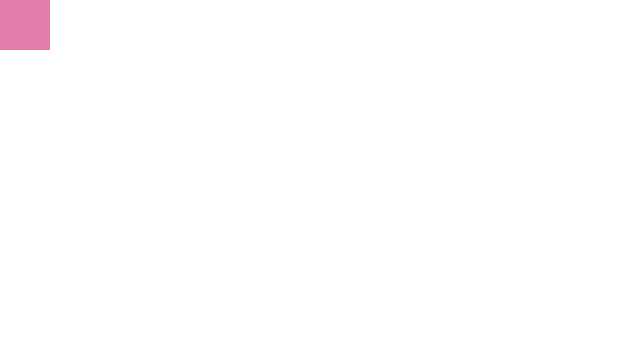
Frame 1 (no input)
Frame 60 (the mouse pressed at the canvas centre just before this capture): identical to frame 1, image omitted
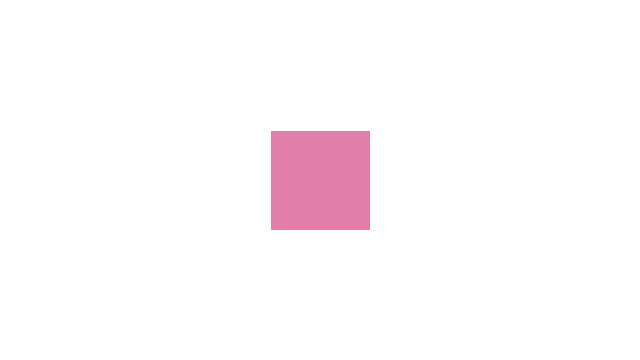
Frame 120 (the mouse held since frame 60 and released just before this capture)

The Processing sketch that drew these frames (run headless with seeded random() and noise(); from frame 60 on, the mouse is pressed at the canvas centre):

// Processing sketch: mouseX__mouseY
// ── mouseX__mouseY.pde
//************************************************* mouseX ***************************************************//


//Description  

//The system variable mouseX always contains the current horizontal coordinate of the mouse. 
//Note that Processing can only track the mouse position when the pointer is over the current window. 
//The default value of mouseX is 0, so 0 will be returned until the mouse moves in front of the sketch window. 
//(This typically happens when a sketch is first run.) 
//Once the mouse moves away from the window, mouseX will continue to report its most recent position.


//************************************************* mouseY ***************************************************//


//Description  

//The system variable mouseY always contains the current vertical coordinate of the mouse. 
//Note that Processing can only track the mouse position when the pointer is over the current window. 
//The default value of mouseY is 0, so 0 will be returned until the mouse moves in front of the sketch window. 
//(This typically happens when a sketch is first run.) 
//Once the mouse moves away from the window, mouseY will continue to report its most recent position.


void setup()
{
  size(640, 360);
  
}

void draw()
{
  background(255);
  stroke(255);
  fill(225,127,170);
  rectMode(CENTER);
  rect(mouseX,mouseY,100,100);
}
